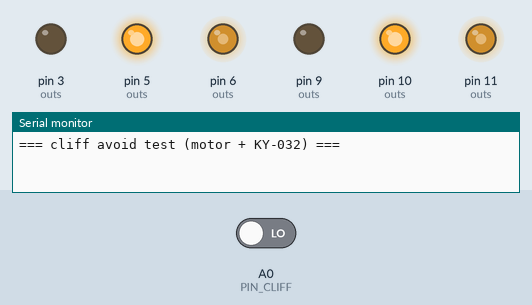
This sketch was run on a simulated Arduino Uno, built with avr-gcc and run on an emulated ATmega328P. Parts: output pins drawn as LEDs (lit = HIGH), the last lines printed to the serial monitor. Dashed ring = blinking. The inputs (shaded band) are chosen by the test bench; at power-on: A0 (PIN_CLIFF) LOW.

Above: at 3.2 s.
3.3 s: A0 (PIN_CLIFF) driven HIGH
At 4.13 s:
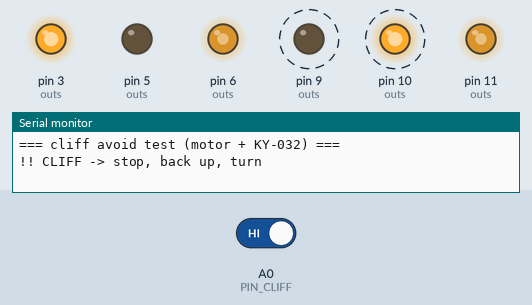
6.3 s: A0 (PIN_CLIFF) driven LOW
At 6.65 s:
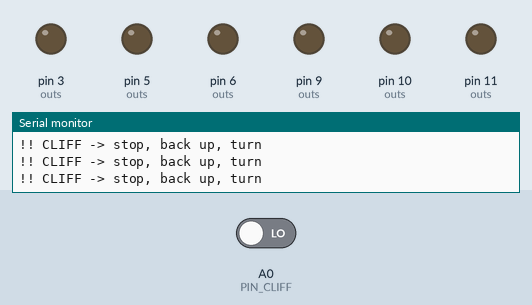
Timing chart, 0 to 9.3 s (numbered marks = the images above; inputs shaded):
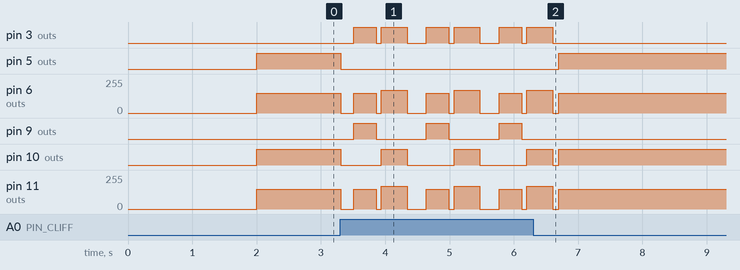

Measured:
- after the input at 3.3 s, pin 3 (outs): LOW → HIGH after 0.21 s, then repeats every 1.1 s: LOW 0.08 s, HIGH 0.40 s, LOW 0.30 s, HIGH 0.35 s; pin 5 (outs): HIGH → LOW at once
- after the input at 6.3 s, pin 3 (outs): goes on until 6.6 s, then stays LOW; pin 5 (outs): LOW → HIGH after 0.40 s; pin 9 (outs): stops changing and stays LOW

The sketch:

07_cliff_avoid_test.ino
```cpp
/*
 * 07_cliff_avoid_test — 모터 + 낭떠러지(KY-032) 결합
 * ---------------------------------------------------------------------------
 * main_robot.ino 의 모터/낭떠러지 로직·핀·상수를 그대로 참조한 축소판 테스트.
 * 동작: 전진 → 책상 끝(낭떠러지) 감지 → 잠깐 멈춤 → 뒤로 물러남 → 회전 → 다시 전진.
 *
 * 핀맵 (통합 배치도):
 *   좌 채널 : EN=11(PWM) IN1=10 IN2=9
 *   우 채널 : EN=6(PWM)  IN1=5  IN2=3
 *   낭떠러지: KY-032 OUT = A0 (디지털로 사용)
 *
 * ※ 낭떠러지는 책상 끝이라 회전 전에 "뒤로 물러나기"가 안전상 필수.
 *   그 자리에서 바로 돌면 바퀴가 끝 너머로 넘어갈 수 있음.
 */

// ---- 모터 핀 ----
const uint8_t L_EN = 11, L_IN1 = 10, L_IN2 = 9;   // 좌 채널
const uint8_t R_EN = 6,  R_IN1 = 5,  R_IN2 = 3;   // 우 채널

// ---- 낭떠러지 핀 ----
const uint8_t PIN_CLIFF = A0;

// ---- 튜닝 상수 (main_robot 과 동일) ----
const uint8_t  SPEED_CRUISE = 150;   // 주행 / 후진
const uint8_t  SPEED_TURN   = 170;   // 회전
const uint16_t BACKUP_MS    = 350;   // 낭떠러지에서 물러나는 시간
const uint16_t TURN_MS      = 400;   // 회전 시간(실측 보정)
const uint16_t PAUSE_MS     = 200;   // 낭떠러지 앞 "잠깐 멈춤" 시간

// 낭떠러지 극성: 바닥이 있을 때 KY-032 출력. 낭떠러지 = 반대값.
// 모듈이 반대로 동작하면 이 값만 HIGH 로 바꿀 것.
const uint8_t CLIFF_SURFACE_STATE = LOW;

// 좌/우 채널 속도 보정 (main_robot 과 동일). 100 = 보정 없음.
const uint16_t TRIM_LEFT  = 100;
const uint16_t TRIM_RIGHT = 100;

// ─────────────────────────────────────────────────────────────────────────
//  모터 제어 (스키드 스티어). speed: -255~255 (음수 = 후진)
// ─────────────────────────────────────────────────────────────────────────
void sideDrive(uint8_t en, uint8_t in1, uint8_t in2, int speed, uint16_t trim) {
  int mag = speed;
  if (mag < 0) mag = -mag;
  mag = (int)(((uint32_t)mag * trim) / 100);
  if (mag > 255) mag = 255;
  if (speed > 0)      { digitalWrite(in1, HIGH); digitalWrite(in2, LOW); }
  else if (speed < 0) { digitalWrite(in1, LOW);  digitalWrite(in2, HIGH); }
  else                { digitalWrite(in1, LOW);  digitalWrite(in2, LOW); }
  analogWrite(en, (uint8_t)mag);
}

void drive(int left, int right) {
  sideDrive(L_EN, L_IN1, L_IN2, left,  TRIM_LEFT);
  sideDrive(R_EN, R_IN1, R_IN2, right, TRIM_RIGHT);
}

void stopMotors()     { drive(0, 0); }
void forward(int s)   { drive(s, s); }
void backward(int s)  { drive(-s, -s); }
void spinRight(int s) { drive(s, -s); }   // 좌 전진 / 우 후진 → 제자리 우회전

// ─────────────────────────────────────────────────────────────────────────
//  낭떠러지 감지 (main_robot 과 동일)
// ─────────────────────────────────────────────────────────────────────────
bool cliffDetected() {
  return digitalRead(PIN_CLIFF) != CLIFF_SURFACE_STATE;
}

void setup() {
  uint8_t outs[] = {L_EN, L_IN1, L_IN2, R_EN, R_IN1, R_IN2};
  for (uint8_t i = 0; i < sizeof(outs); i++) pinMode(outs[i], OUTPUT);
  pinMode(PIN_CLIFF, INPUT);
  stopMotors();

  Serial.begin(9600);
  Serial.println(F("=== cliff avoid test (motor + KY-032) ==="));
  delay(2000);   // 로봇 내려놓을 시간
}

void loop() {
  if (cliffDetected()) {
    // 낭떠러지: 잠깐 멈춤 → 뒤로 물러남 → 회전
    Serial.println(F("!! CLIFF -> stop, back up, turn"));
    stopMotors();
    delay(PAUSE_MS);
    backward(SPEED_CRUISE);
    delay(BACKUP_MS);
    stopMotors();
    delay(80);
    spinRight(SPEED_TURN);
    delay(TURN_MS);
    stopMotors();
    delay(80);
  } else {
    // 바닥 있음: 전진
    forward(SPEED_CRUISE);
  }

  delay(20);   // 낭떠러지 자주 확인(전진 중 반응성 확보)
}
```
